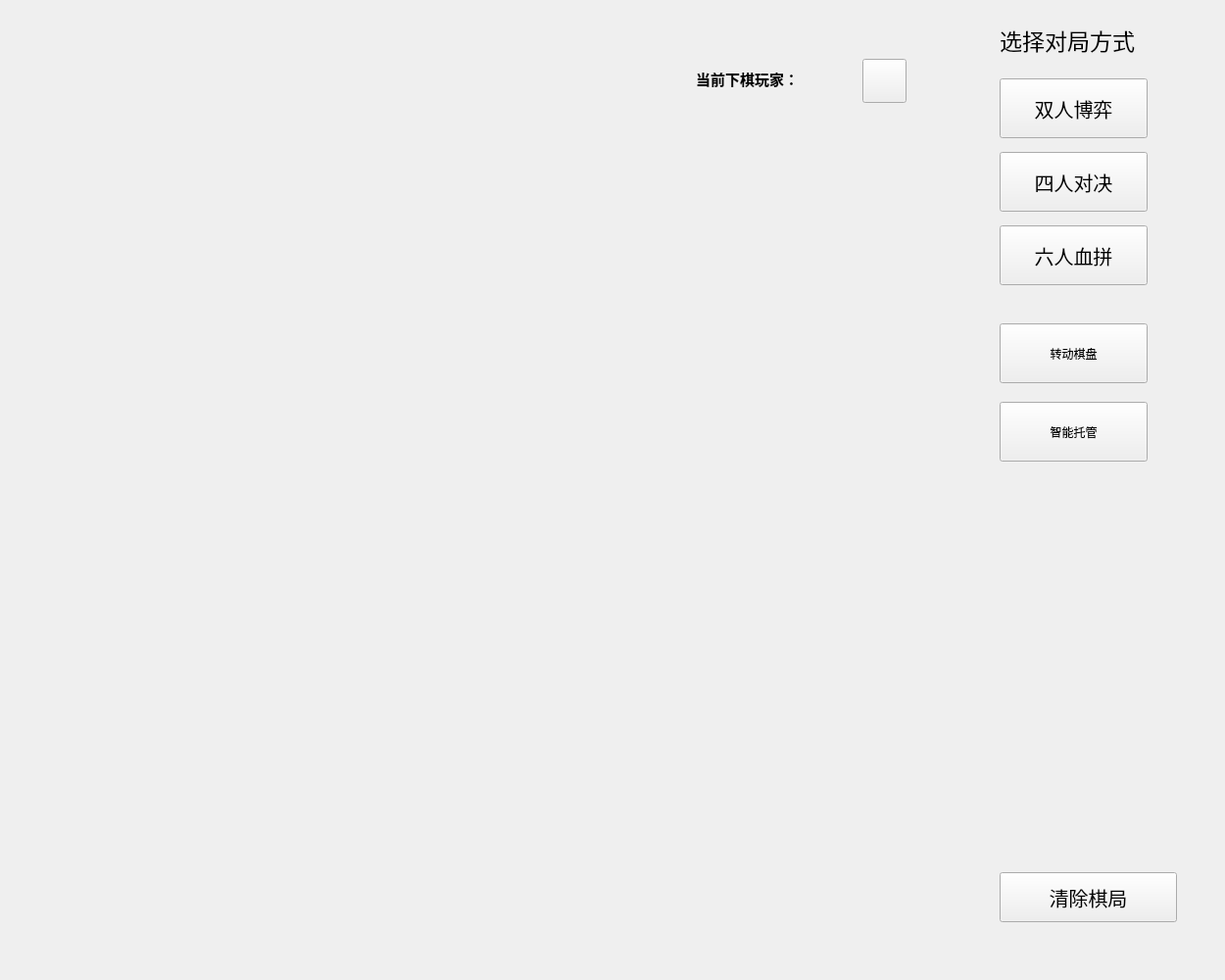
<?xml version="1.0" encoding="UTF-8"?>
<ui version="4.0">
 <class>Widget</class>
 <widget class="QWidget" name="Widget">
  <property name="geometry">
   <rect>
    <x>0</x>
    <y>0</y>
    <width>1250</width>
    <height>1000</height>
   </rect>
  </property>
  <property name="windowTitle">
   <string>Widget</string>
  </property>
  <widget class="QLabel" name="label">
   <property name="geometry">
    <rect>
     <x>1020</x>
     <y>20</y>
     <width>241</width>
     <height>41</height>
    </rect>
   </property>
   <property name="font">
    <font>
     <pointsize>17</pointsize>
    </font>
   </property>
   <property name="text">
    <string>选择对局方式</string>
   </property>
  </widget>
  <widget class="QPushButton" name="Leave">
   <property name="geometry">
    <rect>
     <x>1020</x>
     <y>890</y>
     <width>181</width>
     <height>51</height>
    </rect>
   </property>
   <property name="font">
    <font>
     <pointsize>15</pointsize>
    </font>
   </property>
   <property name="text">
    <string>清除棋局</string>
   </property>
  </widget>
  <widget class="QLabel" name="label_2">
   <property name="geometry">
    <rect>
     <x>10</x>
     <y>10</y>
     <width>980</width>
     <height>980</height>
    </rect>
   </property>
   <property name="styleSheet">
    <string notr="true">font: 25 10pt &quot;Microsoft YaHei&quot;;                        
border-radius: 4px;                                            
background-color: argb(60, 60, 60, 130);          
color: rgb(255, 255, 255);                                  </string>
   </property>
   <property name="text">
    <string/>
   </property>
  </widget>
  <widget class="QLabel" name="lab_1">
   <property name="geometry">
    <rect>
     <x>1010</x>
     <y>10</y>
     <width>230</width>
     <height>300</height>
    </rect>
   </property>
   <property name="text">
    <string/>
   </property>
  </widget>
  <widget class="QLabel" name="lab_2">
   <property name="geometry">
    <rect>
     <x>1010</x>
     <y>320</y>
     <width>230</width>
     <height>500</height>
    </rect>
   </property>
   <property name="text">
    <string/>
   </property>
  </widget>
  <widget class="QLabel" name="LLLLL">
   <property name="geometry">
    <rect>
     <x>710</x>
     <y>60</y>
     <width>191</width>
     <height>41</height>
    </rect>
   </property>
   <property name="font">
    <font>
     <pointsize>11</pointsize>
     <weight>75</weight>
     <bold>true</bold>
    </font>
   </property>
   <property name="text">
    <string>当前下棋玩家：</string>
   </property>
  </widget>
  <widget class="QPushButton" name="Big_but1">
   <property name="geometry">
    <rect>
     <x>1020</x>
     <y>80</y>
     <width>151</width>
     <height>61</height>
    </rect>
   </property>
   <property name="font">
    <font>
     <pointsize>15</pointsize>
    </font>
   </property>
   <property name="text">
    <string>双人博弈</string>
   </property>
  </widget>
  <widget class="QPushButton" name="Big_but2">
   <property name="geometry">
    <rect>
     <x>1020</x>
     <y>155</y>
     <width>151</width>
     <height>61</height>
    </rect>
   </property>
   <property name="font">
    <font>
     <pointsize>15</pointsize>
    </font>
   </property>
   <property name="text">
    <string>四人对决</string>
   </property>
  </widget>
  <widget class="QPushButton" name="Big_but3">
   <property name="geometry">
    <rect>
     <x>1020</x>
     <y>230</y>
     <width>151</width>
     <height>61</height>
    </rect>
   </property>
   <property name="font">
    <font>
     <pointsize>15</pointsize>
    </font>
   </property>
   <property name="text">
    <string>六人血拼</string>
   </property>
  </widget>
  <widget class="QPushButton" name="Push_Player">
   <property name="geometry">
    <rect>
     <x>880</x>
     <y>60</y>
     <width>45</width>
     <height>45</height>
    </rect>
   </property>
   <property name="text">
    <string/>
   </property>
  </widget>
  <widget class="QPushButton" name="pushButton">
   <property name="geometry">
    <rect>
     <x>1020</x>
     <y>330</y>
     <width>151</width>
     <height>61</height>
    </rect>
   </property>
   <property name="text">
    <string>转动棋盘</string>
   </property>
  </widget>
  <widget class="QPushButton" name="pushButton_2">
   <property name="geometry">
    <rect>
     <x>1020</x>
     <y>410</y>
     <width>151</width>
     <height>61</height>
    </rect>
   </property>
   <property name="text">
    <string>智能托管</string>
   </property>
  </widget>
 </widget>
 <resources/>
 <connections/>
</ui>
